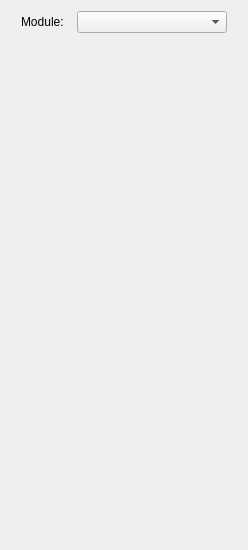
      <widget class="QWidget" name="tab_mod">
       <attribute name="title">
        <string>Modules</string>
       </attribute>
       <layout class="QVBoxLayout" name="verticalLayout_8">
        <item>
         <layout class="QHBoxLayout" name="horizontalLayout_8">
          <property name="leftMargin">
           <number>10</number>
          </property>
          <property name="rightMargin">
           <number>10</number>
          </property>
          <item>
           <widget class="QLabel" name="text_mod">
            <property name="sizePolicy">
             <sizepolicy hsizetype="Minimum" vsizetype="Preferred">
              <horstretch>0</horstretch>
              <verstretch>0</verstretch>
             </sizepolicy>
            </property>
            <property name="minimumSize">
             <size>
              <width>50</width>
              <height>0</height>
             </size>
            </property>
            <property name="text">
             <string>Module:</string>
            </property>
           </widget>
          </item>
          <item>
           <widget class="QComboBox" name="combo_mod">
            <property name="minimumSize">
             <size>
              <width>150</width>
              <height>0</height>
             </size>
            </property>
           </widget>
          </item>
         </layout>
        </item>
        <item>
         <widget class="QWidget" name="widget" native="true">
          <property name="minimumSize">
           <size>
            <width>0</width>
            <height>500</height>
           </size>
          </property>
         </widget>
        </item>
       </layout>
      </widget>
